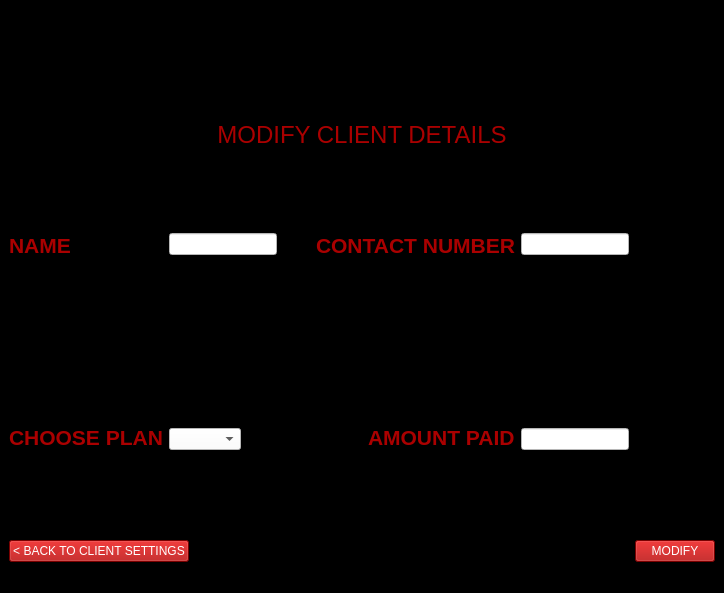
<?xml version="1.0" encoding="UTF-8"?>
<ui version="4.0">
 <class>MainWindow</class>
 <widget class="QMainWindow" name="MainWindow">
  <property name="geometry">
   <rect>
    <x>0</x>
    <y>0</y>
    <width>724</width>
    <height>593</height>
   </rect>
  </property>
  <property name="windowTitle">
   <string>MainWindow</string>
  </property>
  <property name="styleSheet">
   <string notr="true">background-color: rgb(0, 0, 0);</string>
  </property>
  <widget class="QWidget" name="centralwidget">
   <layout class="QGridLayout" name="gridLayout">
    <item row="1" column="0" colspan="7" alignment="Qt::AlignHCenter|Qt::AlignTop">
     <widget class="QLabel" name="label_2">
      <property name="styleSheet">
       <string notr="true">color: rgb(170, 0, 0);</string>
      </property>
      <property name="text">
       <string>&lt;html&gt;&lt;head/&gt;&lt;body&gt;&lt;p align=&quot;center&quot;&gt;&lt;span style=&quot; font-size:18pt;&quot;&gt;MODIFY CLIENT DETAILS&lt;/span&gt;&lt;/p&gt;&lt;p align=&quot;center&quot;&gt;&lt;br/&gt;&lt;/p&gt;&lt;/body&gt;&lt;/html&gt;</string>
      </property>
     </widget>
    </item>
    <item row="5" column="0" colspan="3" alignment="Qt::AlignLeft|Qt::AlignBottom">
     <widget class="QPushButton" name="pushButton_2">
      <property name="styleSheet">
       <string notr="true">background-color: rgb(170, 0, 0);
color: rgb(255, 255, 255);
font: 75 10pt &quot;MS Shell Dlg 2&quot;;</string>
      </property>
      <property name="text">
       <string>&lt; BACK TO CLIENT SETTINGS</string>
      </property>
     </widget>
    </item>
    <item row="2" column="3" colspan="2" alignment="Qt::AlignRight|Qt::AlignTop">
     <widget class="QLabel" name="label_4">
      <property name="styleSheet">
       <string notr="true">color: rgb(170, 0, 0);</string>
      </property>
      <property name="text">
       <string>&lt;html&gt;&lt;head/&gt;&lt;body&gt;&lt;p&gt;&lt;span style=&quot; font-size:16pt; font-weight:600;&quot;&gt;CONTACT NUMBER&lt;/span&gt;&lt;/p&gt;&lt;/body&gt;&lt;/html&gt;</string>
      </property>
     </widget>
    </item>
    <item row="3" column="5" alignment="Qt::AlignLeft|Qt::AlignBottom">
     <widget class="QLineEdit" name="lineEdit_3">
      <property name="styleSheet">
       <string notr="true">background-color: rgb(255, 255, 255);</string>
      </property>
     </widget>
    </item>
    <item row="3" column="1" alignment="Qt::AlignLeft|Qt::AlignBottom">
     <widget class="QComboBox" name="comboBox">
      <property name="styleSheet">
       <string notr="true">background-color: rgb(255, 255, 255);</string>
      </property>
     </widget>
    </item>
    <item row="3" column="0" alignment="Qt::AlignLeft|Qt::AlignBottom">
     <widget class="QLabel" name="label_5">
      <property name="styleSheet">
       <string notr="true">color: rgb(170, 0, 0);</string>
      </property>
      <property name="text">
       <string>&lt;html&gt;&lt;head/&gt;&lt;body&gt;&lt;p&gt;&lt;span style=&quot; font-size:16pt; font-weight:600;&quot;&gt;CHOOSE PLAN&lt;/span&gt;&lt;/p&gt;&lt;/body&gt;&lt;/html&gt;</string>
      </property>
     </widget>
    </item>
    <item row="2" column="1" colspan="2" alignment="Qt::AlignLeft|Qt::AlignTop">
     <widget class="QLineEdit" name="lineEdit">
      <property name="styleSheet">
       <string notr="true">background-color: rgb(255, 255, 255);</string>
      </property>
     </widget>
    </item>
    <item row="2" column="5" colspan="2" alignment="Qt::AlignLeft|Qt::AlignTop">
     <widget class="QLineEdit" name="lineEdit_2">
      <property name="styleSheet">
       <string notr="true">background-color: rgb(255, 255, 255);</string>
      </property>
     </widget>
    </item>
    <item row="3" column="4" alignment="Qt::AlignRight|Qt::AlignBottom">
     <widget class="QLabel" name="label_8">
      <property name="styleSheet">
       <string notr="true">color: rgb(170, 0, 0);</string>
      </property>
      <property name="text">
       <string>&lt;html&gt;&lt;head/&gt;&lt;body&gt;&lt;p&gt;&lt;span style=&quot; font-size:16pt; font-weight:600;&quot;&gt;AMOUNT PAID&lt;/span&gt;&lt;/p&gt;&lt;/body&gt;&lt;/html&gt;</string>
      </property>
     </widget>
    </item>
    <item row="2" column="0" alignment="Qt::AlignLeft|Qt::AlignTop">
     <widget class="QLabel" name="label_3">
      <property name="styleSheet">
       <string notr="true">color: rgb(170, 0, 0);</string>
      </property>
      <property name="text">
       <string>&lt;html&gt;&lt;head/&gt;&lt;body&gt;&lt;p&gt;&lt;span style=&quot; font-size:16pt; font-weight:600;&quot;&gt;NAME&lt;/span&gt;&lt;/p&gt;&lt;/body&gt;&lt;/html&gt;</string>
      </property>
     </widget>
    </item>
    <item row="5" column="6" alignment="Qt::AlignRight|Qt::AlignBottom">
     <widget class="QPushButton" name="pushButton">
      <property name="styleSheet">
       <string notr="true">background-color: rgb(170, 0, 0);
color: rgb(255, 255, 255);
font: 75 10pt &quot;MS Shell Dlg 2&quot;;</string>
      </property>
      <property name="text">
       <string>MODIFY</string>
      </property>
     </widget>
    </item>
    <item row="0" column="0" colspan="7" alignment="Qt::AlignHCenter|Qt::AlignTop">
     <widget class="QLabel" name="label">
      <property name="text">
       <string/>
      </property>
      <property name="pixmap">
       <pixmap>2.jpg</pixmap>
      </property>
      <property name="scaledContents">
       <bool>true</bool>
      </property>
     </widget>
    </item>
   </layout>
  </widget>
  <widget class="QStatusBar" name="statusbar"/>
 </widget>
 <resources/>
 <connections/>
</ui>
